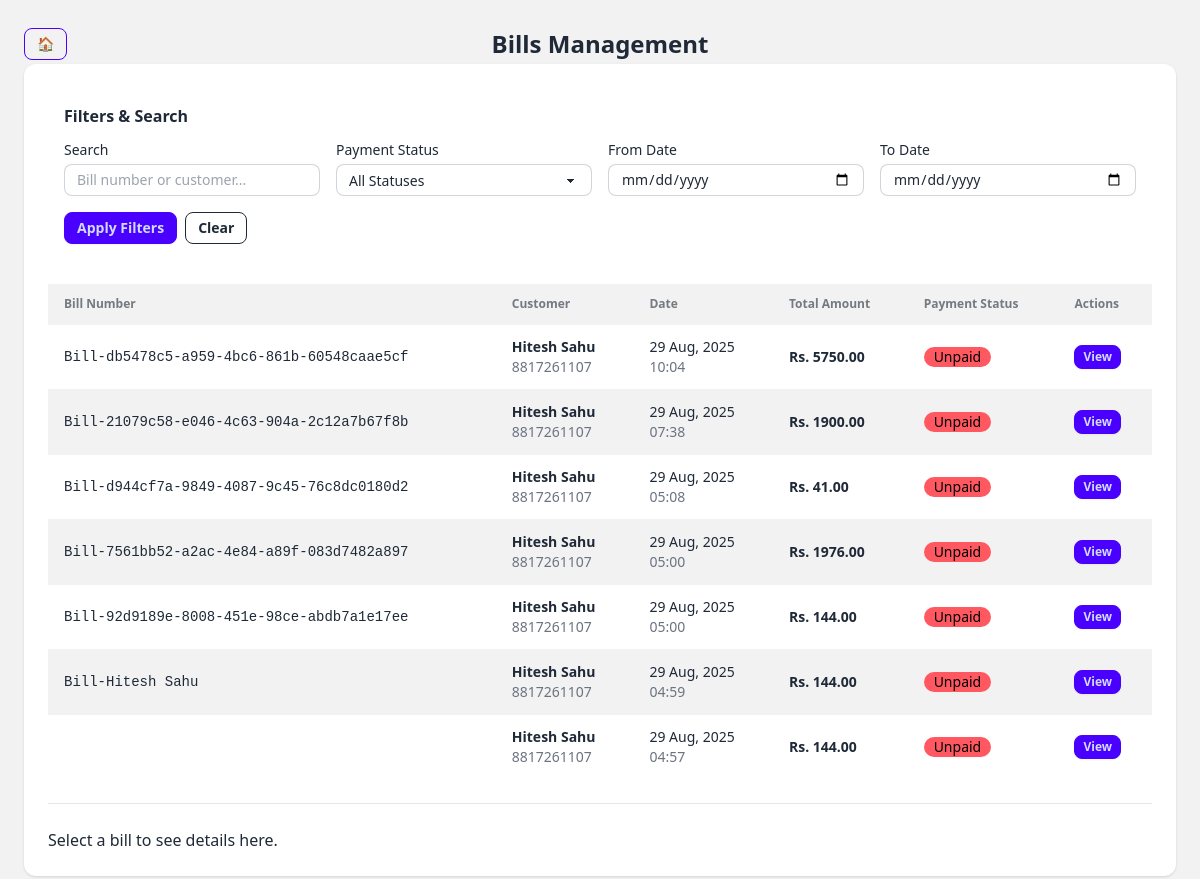
Before: /billing/bills/ with the older database file.
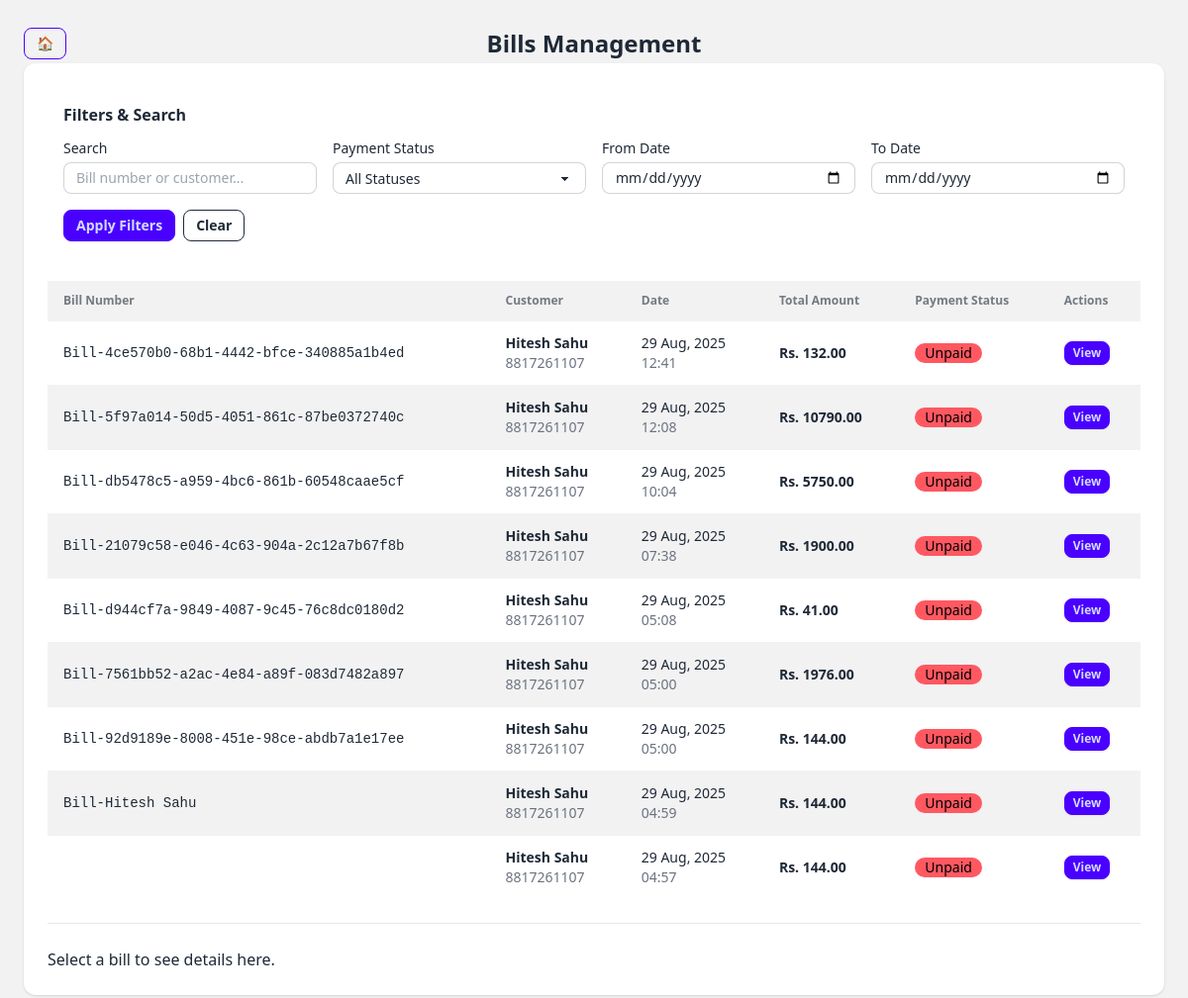
After: the same page with the newer database file.
### billing/models.py (models this page shows, shortened)
class Bill(models.Model):
    PAYMENT_STATUS = [
        ("Unpaid", "Unpaid"),
        ("Paid", "Paid"),
        ("Partial", "Partial"),
    ]
    customer = models.ForeignKey(Customer, on_delete=models.CASCADE)
    bill_number = models.CharField(max_length=20, unique=True)
    date = models.DateTimeField(auto_now_add=True)
    subtotal = models.DecimalField(max_digits=12, decimal_places=2, default=0)
    tax = models.DecimalField(max_digits=12, decimal_places=2, default=0)
    discount = models.DecimalField(max_digits=12, decimal_places=2, default=0)
    total_amount = models.DecimalField(max_digits=12, decimal_places=2)
    payment_status = models.CharField(max_length=20, choices=PAYMENT_STATUS, default="Unpaid")
    due_date = models.DateField(blank=True, null=True)
    notes = models.TextField(blank=True, null=True)

class Customer(models.Model):
    name = models.CharField(max_length=150)
    email = models.EmailField(blank=True, null=True)
    phone = models.CharField(max_length=15)
    address = models.TextField(blank=True, null=True)
    gst_number = models.CharField(max_length=20, blank=True, null=True)
    created_at = models.DateTimeField(auto_now_add=True)
    updated_at = models.DateTimeField(auto_now=True)

### billing/views.py (the view)
# urls.py: path('bills/', views.bills_list, name='bills_list'),
def bills_list(request):
    bills = Bill.objects.select_related('customer').all()
    search = request.GET.get('search')
    if search:
        bills = bills.filter(
            Q(bill_number__icontains=search) |
            Q(customer__name__icontains=search) |
            Q(customer__phone__icontains=search)
        )
    status = request.GET.get('status')
    if status:
        bills = bills.filter(payment_status=status)
    date_from = request.GET.get('date_from')
    date_to = request.GET.get('date_to')
    if date_from:
        bills = bills.filter(date__date__gte=date_from)
    if date_to:
        bills = bills.filter(date__date__lte=date_to)
    ordering = request.GET.get('ordering', '-date')  # Default sort by date descending
    if ordering:
        bills = bills.order_by(ordering)
    return render(request, "bill_list.html", {"bills": bills})

### billing/templates/bill_list.html (shortened to what this page needs)
{% load static %}
<!DOCTYPE html>
<html lang="en" data-theme="light">
<head>
    <link href="https://cdn.jsdelivr.net/npm/daisyui@4.12.10/dist/full.min.css" rel="stylesheet" />
    <script src="https://cdn.tailwindcss.com"></script>
</head>
<body class="p-6 bg-base-200">
    <div class="col-span-4 relative flex items-center">
        <a href="{% url 'dashboard' %}" class="btn btn-sm btn-outline btn-primary my-1">
            🏠
        </a>
        <h1 class="absolute left-1/2 -translate-x-1/2 text-2xl font-bold">
            Bills Management
        </h1>
    </div>
    <div class="max-w-7xl mx-auto bg-white shadow p-6 rounded-xl">
        <div class="mb-6 p-4 bg-base-100 rounded-lg">
            <h3 class="font-semibold mb-3">Filters & Search</h3>
            <form method="get" class="grid grid-cols-1 md:grid-cols-4 gap-4">
                <div>
                    <label class="block text-sm font-medium mb-1">Search</label>
                    <input type="text" name="search" value="{{ request.GET.search }}"
                           placeholder="Bill number or customer..."
                           class="input input-sm input-bordered w-full">
                </div>
                <div>
                    <label class="block text-sm font-medium mb-1">Payment Status</label>
                    <select name="status" class="select select-sm select-bordered w-full">
                        <option value="">All Statuses</option>
                    </select>
                </div>
                <div>
                    <label class="block text-sm font-medium mb-1">From Date</label>
                    <input type="date" name="date_from" value="{{ request.GET.date_from }}"
                           class="input input-sm input-bordered w-full">
                </div>
                <div>
                    <label class="block text-sm font-medium mb-1">To Date</label>
                    <input type="date" name="date_to" value="{{ request.GET.date_to }}"
                           class="input input-sm input-bordered w-full">
                </div>
                <div class="md:col-span-4 flex gap-2">
                    <button type="submit" class="btn btn-sm btn-primary">Apply Filters</button>
                    <a href="{% url 'bills_list' %}" class="btn btn-sm btn-outline">Clear</a>
                </div>
            </form>
        </div>
        <div class="overflow-x-auto">
            <table class="table table-zebra w-full">
                <thead>
                    <tr class="bg-base-200">
                        <th>
                            <a href="?bill_number"
                               class="hover:underline">
                                Bill Number
                            </a>
                        </th>
                        <th>
                            <a href="?ordering=customer__name"
                               class="hover:underline">
                                Customer
                            </a>
                        </th>
                        <th>
                            <a href="?ordering=date"
                               class="hover:underline">
                                Date
                            </a>
                        </th>
                        <th>
                            <a href="?ordering=total_amount"
                               class="hover:underline">
                                Total Amount
                            </a>
                        </th>
                        <th>Payment Status</th>
                        <th>Actions</th>
                    </tr>
                </thead>
                <tbody>
                    {% for bill in bills %}
                    <tr class="hover:bg-base-100">
                        <td class="font-mono text-sm">{{ bill.bill_number }}</td>
                        <td>
                            <div class="font-semibold">{{ bill.customer.name }}</div>
                            {% if bill.customer.phone %}
                            <div class="text-sm text-gray-500">{{ bill.customer.phone }}</div>
                            {% endif %}
                        </td>
                        <td>
                            <div>{{ bill.date|date:"d M, Y" }}</div>
                            <div class="text-sm text-gray-500">{{ bill.date|date:"H:i" }}</div>
                        </td>
                        <td class="font-semibold">Rs. {{ bill.total_amount }}</td>
                        <td>
                            {% if bill.payment_status == 'Paid' %}
                                <span class="badge badge-success">{{ bill.payment_status }}</span>
                            {% elif bill.payment_status == 'Unpaid' %}
                                <span class="badge badge-error">{{ bill.payment_status }}</span>
                            {% else %}
                                <span class="badge badge-warning">{{ bill.payment_status }}</span>
                            {% endif %}
                        </td>
                        <td>
                            <div class="flex gap-2">
                                <a href="{% url 'bill_detail_htmx' bill.pk %}"
                                   class="btn btn-xs btn-primary">View</a>
                            </div>
                        </td>
                    </tr>
                    {% endfor %}
                </tbody>
            </table>
        </div>
        <hr class="my-6" />
        <div id="bill-detail">
            <p>Select a bill to see details here.</p>
        </div>
    </div>
</body>
</html>

Changed rows visible on the page:
added Bill: bill_number "Bill-4ce570b0-68b1-4442-bfce-340885a1b4ed", customer.name "Hitesh Sahu", customer.phone "8817261107", date "29 Aug, 2025", date "12:41", total_amount "132.00", payment_status "Unpaid"
added Bill: bill_number "Bill-5f97a014-50d5-4051-861c-87be0372740c", customer.name "Hitesh Sahu", customer.phone "8817261107", date "29 Aug, 2025", date "12:08", total_amount "10790.00", payment_status "Unpaid"
